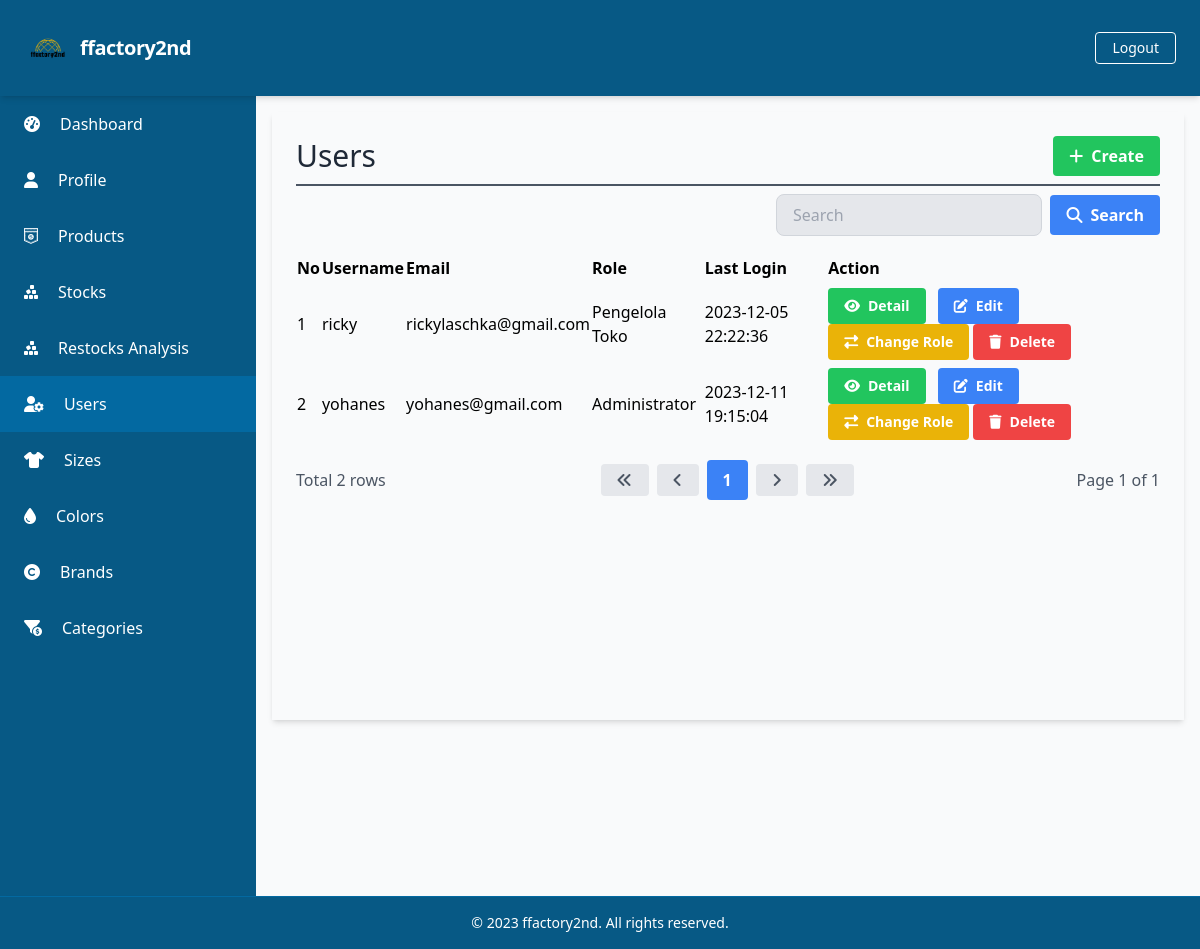
Page /manage_users/manage_users_list.php (signed in) on the committed database.
### tables this page shows
CREATE TABLE `Users` (
  `UserID` int(11) NOT NULL,
  `Username` varchar(50) NOT NULL,
  `Password` varchar(255) NOT NULL,
  `Email` varchar(100) NOT NULL,
  `FullName` varchar(100) DEFAULT NULL,
  `DateOfBirth` date DEFAULT NULL,
  `Gender` varchar(10) DEFAULT NULL,
  `Address` text DEFAULT NULL,
  `PhoneNumber` varchar(20) DEFAULT NULL,
  `RoleID` int(11) DEFAULT NULL,
  `AccountCreationDate` timestamp NOT NULL DEFAULT current_timestamp() ON UPDATE current_timestamp(),
  `LastLogin` datetime DEFAULT NULL,
  `AccountStatus` varchar(20) DEFAULT NULL,
  `ProfilePictureURL` varchar(255) DEFAULT NULL,
  `ActivationStatus` varchar(20) DEFAULT NULL
);

CREATE TABLE `Roles` (
  `RoleID` int(11) NOT NULL,
  `RoleName` varchar(50) NOT NULL
);

### database/connection.php (called while the page is built, shortened)
<?php
$baseUrl = "http://localhost/final_project_ricky_2023/";

### public/manage_users/manage_users_list.php (the view, shortened to what this page needs)
<?php
require_once('../../database/connection.php');
?>
<?php include_once('../components/header.php'); ?>
<div class="h-screen flex flex-col">
    <?php include('../components/navbar.php'); ?>
    <div class="flex-grow bg-gray-50 flex flex-row shadow-md">
        <?php include('../components/sidebar.php'); ?>
        <main class=" bg-gray-50 flex flex-col flex-1 overflow-y-scroll h-screen flex-shrink-0 sc-hide pb-40">
            <div class="flex items-start justify-start p-6 shadow-md m-4 flex-1 flex-col">
                <div class="flex flex-row justify-between items-center w-full border-b-2 border-gray-600 mb-2 pb-2">
                    <h1 class="text-3xl text-gray-800 font-semibol w-full">Users</h1>
                    <div class="flex flex-row justify-end items-center">
                        <a href="<?php echo $baseUrl; ?>public/manage_users/manage_users_create.php" class="bg-green-500 hover-bg-green-700 text-white font-bold py-2 px-4 rounded inline-flex items-center">
                            <i class="fas fa-plus mr-2"></i>
                            <span>Create</span>
                        </a>
                    </div>
                </div>
                <div class="flex flex-col w-full">
                    <?php include('../components/search_manage.php'); ?>
                    <table class="min-w-full">
                        <thead>
                            <tr>
                                <th class="text-left py-1">No</th>
                                <th class="text-left py-1">Username</th>
                                <th class="text-left py-1">Email</th>
                                <th class="text-left py-1">Role</th>
                                <th class="text-left py-1">Last Login</th>
                                <th class="text-left py-1">Action</th>
                            </tr>
                        </thead>
                        <tbody>
                            <?php
                            $searchTerm = isset($_GET['search']) ? $_GET['search'] : '';
                            $page = isset($_GET['page']) ? $_GET['page'] : 1;
                            $query = "SELECT u.UserID, u.Username, u.Email, r.RoleName, u.LastLogin FROM Users u
                                      LEFT JOIN Roles r ON u.RoleID = r.RoleID
                                      WHERE u.Username LIKE '%$searchTerm%' OR u.Email LIKE '%$searchTerm%'
                                      LIMIT 15 OFFSET " . ($page - 1) * 15;
                            $result = $conn->query($query);
                            $no = 1;
                            while ($row = $result->fetch_assoc()) {
                            ?>
                                <tr>
                                    <td class="py-1"><?php echo $no++; ?></td>
                                    <td class="py-1"><?php echo $row['Username']; ?></td>
                                    <td class="py-1"><?php echo $row['Email']; ?></td>
                                    <td class="py-1"><?php echo $row['RoleName']; ?></td>
                                    <td class="py-1"><?php echo $row['LastLogin']; ?></td>
                                    <td class='py-1'>
                                        <a href="<?php echo $baseUrl; ?>public/manage_users/manage_users_detail.php?id=<?php echo $row['UserID'] ?>" class='bg-green-500 hover-bg-green-700 text-white font-bold py-2 px-4 rounded inline-flex items-center mr-2 text-sm'>
                                            <i class='fas fa-eye mr-2'></i>
                                            <span>Detail</span>
                                        </a>
                                        <a href="<?php echo $baseUrl; ?>public/manage_users/manage_users_update.php?id=<?php echo $row['UserID'] ?>" class='bg-blue-500 hover-bg-blue-700 text-white font-bold py-2 px-4 rounded inline-flex items-center mr-2 text-sm'>
                                            <i class='fas fa-edit mr-2'></i>
                                            <span>Edit</span>
                                        </a>
                                        <button onclick="changeRole(<?php echo $row['UserID']; ?>)" class='bg-yellow-500 hover-bg-yellow-700 text-white font-bold py-2 px-4 rounded inline-flex items-center text-sm'>
                                            <i class='fas fa-exchange-alt mr-2'></i>
                                            <span>Change Role</span>
                                        </button>
                                        <a href="#" onclick="confirmDelete(<?php echo $row['UserID']; ?>)" class='bg-red-500 hover-bg-red-700 text-white font-bold py-2 px-4 rounded inline-flex items-center text-sm'>
                                            <i class='fas fa-trash mr-2'></i>
                                            <span>Delete</span>
                                        </a>
                                    </td>
                                </tr>
                            <?php
                            }
                            ?>
                        </tbody>
                    </table>
                </div>
                <?php include('../components/pagination.php'); ?>
        </main>
    </div>
    <?php include('../components/footer.php'); ?>
</div>
</body>
</html>

### rows in the picture
users: Username "ricky", Email "rickylaschka@gmail.com", RoleID.RoleName "Pengelola Toko", LastLogin "2023-12-05 22:22:36"
users: Username "yohanes", Email "yohanes@gmail.com", RoleID.RoleName "Administrator", LastLogin "2023-12-11 19:15:04"

### other values in the picture
$baseTitle "ffactory2nd"
$rowCount "2"
$page "1"
$totalPage "1"
